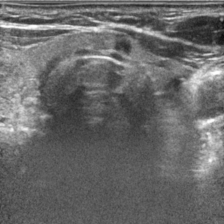
#> input picture debug_img.png, 224 x 224 px
$ python png_to_npz.py --image_dir . --mask_dir . --output_dir out
#> lines starting #> are read from the running program, lines starting #| are printed output that depends on the picture; after the words box and inside, x2 and y2 are one past the last pixel; in counts of white or black regions, pixels touching at a corner belong together
#!/usr/bin/env python3
"""
将 PNG 格式的 2D 甲状腺超声图像和 mask 转换为 MedSAM2 训练所需的 .npz 格式。

方案 A：每张 2D 图像生成一个独立的 .npz 文件（D=1，即单帧"视频"）。
适用于配置文件中 num_frames=1 的 2D 微调场景。

用法:
    python png_to_npz.py \
        --image_dir /path/to/images/ \
        --mask_dir /path/to/masks/ \
        --output_dir /path/to/train_npz/

目录结构要求:
    image_dir/                  mask_dir/
    ├── case_001.png            ├── case_001.png      ← stem 必须与图像一致
    ├── case_002.jpg            ├── case_002.png
    └── ...                     └── ...

输出 .npz 文件结构:
    imgs:  shape (1, H, W), dtype uint8, 值域 [0, 255]
    gts:   shape (1, H, W), dtype uint8, 0=背景, 1=病灶
"""

import os
import argparse
import numpy as np
from PIL import Image


def find_pairs(image_dir, mask_dir):
    """
    按文件名 stem 匹配图像和 mask，返回 (img_path, mask_path, stem) 列表。
    支持 .jpg/.jpeg/.png/.bmp/.tif/.tiff/.webp 等常见图像格式。
    """
    exts = {'.jpg', '.jpeg', '.png', '.bmp', '.tif', '.tiff', '.webp',
            '.JPG', '.JPEG', '.PNG', '.BMP', '.TIF', '.TIFF', '.WEBP'}

    image_map = {}
    for name in sorted(os.listdir(image_dir)):
        stem, ext = os.path.splitext(name)
        if ext in exts:
            image_map[stem] = os.path.join(image_dir, name)

    mask_map = {}
    for name in sorted(os.listdir(mask_dir)):
        stem, ext = os.path.splitext(name)
        if ext in exts:
            mask_map[stem] = os.path.join(mask_dir, name)

    common_stems = sorted(set(image_map.keys()) & set(mask_map.keys()))
    pairs = [(image_map[s], mask_map[s], s) for s in common_stems]
    return pairs


def convert_single(img_path, mask_path, stem, output_dir):
    """
    将单对 image + mask 转为 .npz 文件。
    """
#> called with img_path = './debug_img.png', mask_path = './debug_img.png', stem = 'debug_img', output_dir = 'out'
    # 读取灰度图像
    img = np.array(Image.open(img_path).convert("L"))       # (H, W), uint8

    # 读取 mask 并二值化
    mask = np.array(Image.open(mask_path).convert("L"))     # (H, W)
    mask = (mask > 128).astype(np.uint8)                     # 前景 → 1, 背景 → 0
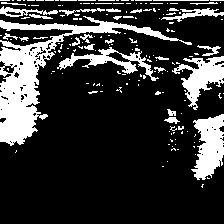
#> mask: shape (224, 224); values 0 (black) and 1 (white), 21% white; 168 white regions (140 under 20 px), largest, box (x1, y1, x2, y2) and area: (0, 16, 192, 146) 4849, (191, 114, 224, 180) 1414, (172, 56, 224, 110) 1205

    # 扩展为 (1, H, W)
    imgs = img[np.newaxis, :, :]
    gts = mask[np.newaxis, :, :]

    # 保存
    output_path = os.path.join(output_dir, f"{stem}.npz")
    np.savez_compressed(output_path, imgs=imgs, gts=gts)
    return output_path


def main():
    parser = argparse.ArgumentParser(
        description="将 2D PNG 图像和 mask 转换为 MedSAM2 训练 NPZ 格式"
    )
    parser.add_argument("--image_dir", type=str, required=True,
                        help="原始超声图像目录")
    parser.add_argument("--mask_dir", type=str, required=True,
                        help="GT mask 目录（二值图，前景≠0）")
    parser.add_argument("--output_dir", type=str, required=True,
                        help="输出 .npz 文件目录")
    parser.add_argument("--mask_threshold", type=int, default=128,
                        help="mask 二值化阈值，默认 128")
    args = parser.parse_args()

    # 创建输出目录
    os.makedirs(args.output_dir, exist_ok=True)

    # 匹配图像-mask pair
    pairs = find_pairs(args.image_dir, args.mask_dir)
    if not pairs:
        print(f"[错误] 在 {args.image_dir} 和 {args.mask_dir} 中没有找到匹配的图像-mask pair")
        print(f"       请确保两个目录下的文件 stem 一致")
        return

    print(f"找到 {len(pairs)} 对图像-mask pair，开始转换...")

    # 逐对转换
    skipped = 0
    for i, (img_path, mask_path, stem) in enumerate(pairs):
        try:
            out_path = convert_single(img_path, mask_path, stem, args.output_dir)
            if (i + 1) % 50 == 0 or i == 0:
                print(f"  [{i+1}/{len(pairs)}] {stem}.npz  "
                      f"(图像: {os.path.basename(img_path)}, "
                      f"mask: {os.path.basename(mask_path)})")
        except Exception as e:
            print(f"  [跳过] {stem}: {e}")
            skipped += 1

    print(f"\n转换完成: 成功 {len(pairs) - skipped}/{len(pairs)} 个，跳过 {skipped} 个")
    print(f"输出目录: {args.output_dir}")


if __name__ == "__main__":
    main()
